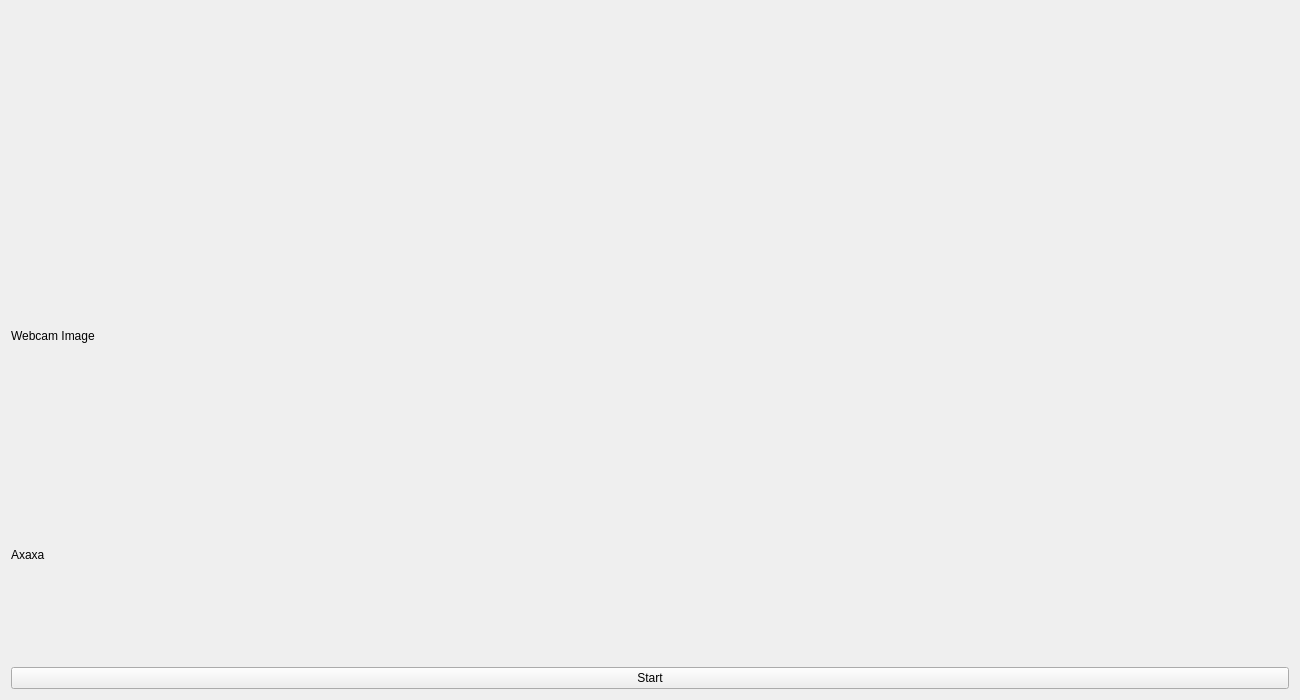
<?xml version="1.0" encoding="UTF-8"?>
<ui version="4.0">
 <class>Game</class>
 <widget class="QWidget" name="Game">
  <property name="geometry">
   <rect>
    <x>0</x>
    <y>0</y>
    <width>1300</width>
    <height>700</height>
   </rect>
  </property>
  <property name="windowTitle">
   <string>MiniSpace</string>
  </property>
  <layout class="QHBoxLayout" name="horizontalLayout">
   <item>
    <layout class="QVBoxLayout" name="verticalLayout">
     <item>
      <widget class="QWidget" name="drawWidget" native="true"/>
     </item>
     <item>
      <widget class="QLabel" name="webcamLabel">
       <property name="text">
        <string>Webcam Image</string>
       </property>
      </widget>
     </item>
     <item>
      <widget class="QLabel" name="infoLabel">
       <property name="text">
        <string>Axaxa</string>
       </property>
      </widget>
     </item>
     <item>
      <widget class="QPushButton" name="captureButton">
       <property name="text">
        <string>Start</string>
       </property>
      </widget>
     </item>
    </layout>
   </item>
  </layout>
 </widget>
 <resources/>
 <connections/>
</ui>
